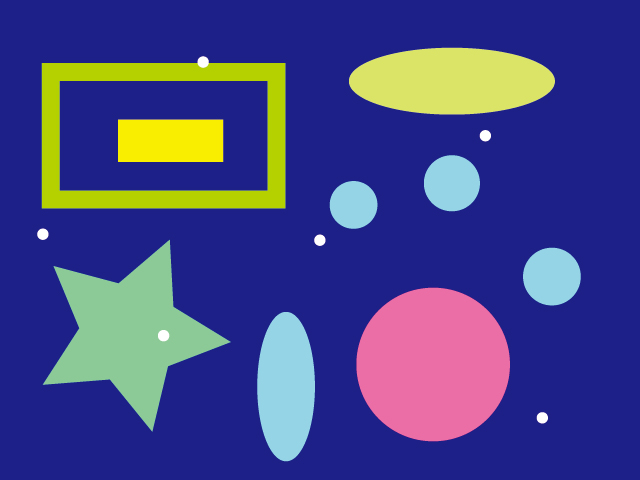
//> input picture 09_2023-06-14/prg/09_01_star_k22047/sample.jpg, 640 x 480 px
$ ./09_01_star_k22047   (built with g++ and OpenCV 4)
//> lines starting //> are read from the running program, lines starting //| are printed output that depends on the picture; after the words box and inside, x2 and y2 are one past the last pixel; in counts of white or black regions, pixels touching at a corner belong together
#include <iostream>
#include <opencv2/opencv.hpp>

//ファイル
#define FILE_NAME "../sample.jpg"
//ウィンドウ名
#define WINDOW_NAME_INPUT "input"
#define WINDOW_NAME_BINARY "binary"
#define WINDOW_NAME_OUTPUT "output"

//二値化しきい値
#define BIN_TH (100)

int main(int argc, const char * argv[]) {
    //1. 画像の宣言 (入力画像，グレースケール画像，二値画像，一時的な画像，出力画像)
    cv::Mat src_img, gray_img, bin_img, tmp_img, dst_img;

    //2. 輪郭の座標リストの宣言 (New!)
    std::vector< std::vector< cv::Point > > contours;

    //3. 画像の入力 (カラーで入力)
    src_img = cv::imread(FILE_NAME);
//> src_img is the input picture: 480 rows x 640 cols, CV_8UC3; mean B, G, R 135.1, 70.7, 68.8
    if (src_img.empty()) { //入力失敗の場合
        fprintf(stderr, "File is not opened.\n");
        return (-1);
    }

    //4. 入力画像を出力画像にコピー (New!)
    dst_img = src_img.clone();

    //5. グレースケール化
    cv::cvtColor(src_img, gray_img, cv::COLOR_BGR2GRAY);
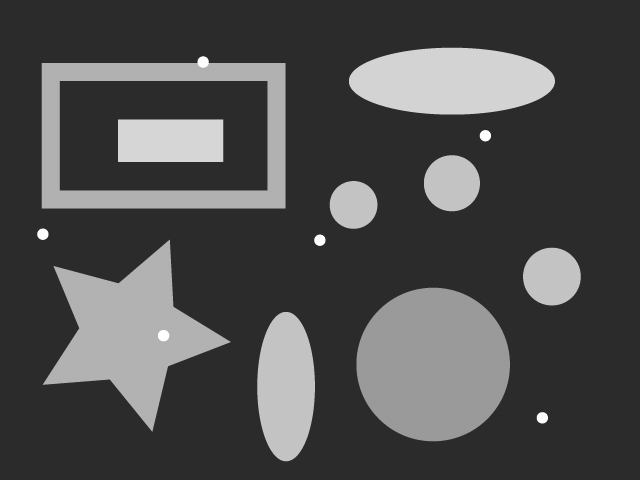
//> gray_img: 480 rows x 640 cols, CV_8UC1; min 41, max 255, mean 77.5

    //6. 二値化 (固定しきい値で実装．しきい値: 100)
    cv::threshold(gray_img, bin_img, BIN_TH, 255, cv::THRESH_BINARY);
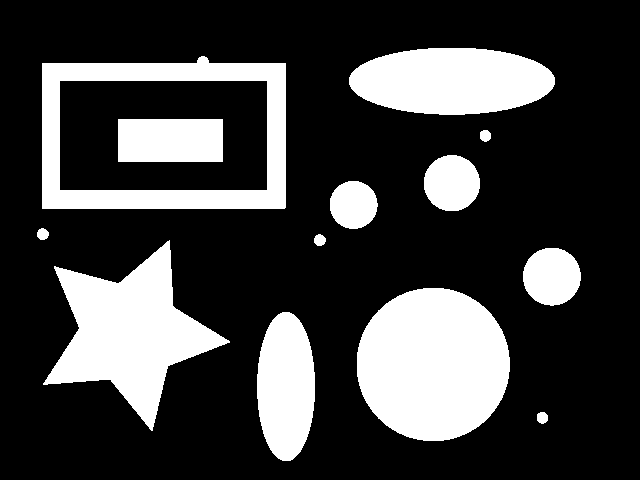
//> bin_img: 480 rows x 640 cols, CV_8UC1; 24.9% white; 13 white regions

    //二値画像コピー (New!)
    tmp_img = bin_img.clone();

    //7. 輪郭追跡 (New!)
    cv::findContours(tmp_img, contours, cv::RETR_EXTERNAL, cv::CHAIN_APPROX_NONE);
//> contours = 12 contours; largest, box (x1, y1, x2, y2) and area: (42, 56, 286, 209) 35300, (357, 288, 510, 441) 18299, (43, 240, 230, 431) 14900, (349, 48, 555, 115) 10691, (257, 312, 315, 461) 6662

    //8.1 輪郭数の表示
    // printf("輪郭数=%d\n", (int)contours.size());

    //8.2 表示する輪郭番号の入力
    // 円形度の最も小さい輪郭を表示する
    int contour_num;
    double min_circularity = 1.0;
    for (int i = 0; i < contours.size(); i++) {
        double L, S, circularity;
        L = cv::arcLength(contours[i], true);
        S = cv::contourArea(contours[i]);
        circularity = (4 * CV_PI * S) / (L * L);
        if (circularity < min_circularity) {
            min_circularity = circularity;
            contour_num = i;
        }
    }
//> this loop made 12 passes
//> (L, S, circularity, min_circularity) on passes 1, 2, 5: (35.56, 91.5, 0.909, 0.909), (356.1, 6662, 0.66, 0.66), (702.5, 14900.5, 0.379, 0.379)
//> (L, S, circularity) on passes 3, 4, 6, 7, 8, 9: (506.1, 18299, 0.898), (189.3, 2560, 0.897), (36.38, 94.5, 0.897), (36.38, 94.5, 0.897), (156.4, 1744, 0.896), (183.1, 2408.5, 0.903)
//> after the loop, min_circularity = 0.379; contour_num = 4

    //8.4 外接長方形の取得
    cv::Rect rect = cv::boundingRect(contours[contour_num]);
//> rect = Rect(43, 240, 187, 191)

    //輪郭だけを白線で描画
    cv::drawContours(dst_img, contours, contour_num, cv::Scalar(255, 255, 255), 2);
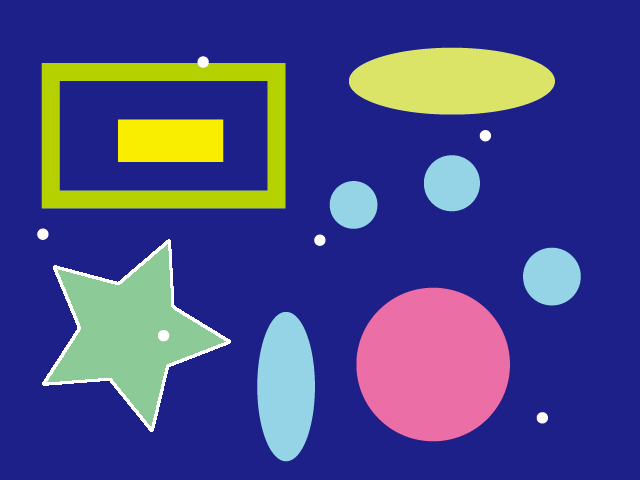
//> dst_img: 480 rows x 640 cols, CV_8UC3; 0.74% of pixels changed, all inside (x1, y1, x2, y2) = (42, 239, 231, 432)

    //9. 表示
    cv::imshow(WINDOW_NAME_INPUT, src_img);
    cv::imshow(WINDOW_NAME_BINARY, bin_img);
    cv::imshow(WINDOW_NAME_OUTPUT, dst_img);
    cv::waitKey();

    return 0;
}

$ run again, with 09_2023-06-14/prg/09_01_star_k22047/09_01_star_k22047.png saved as 09_2023-06-14/prg/09_01_star_k22047/sample.jpg
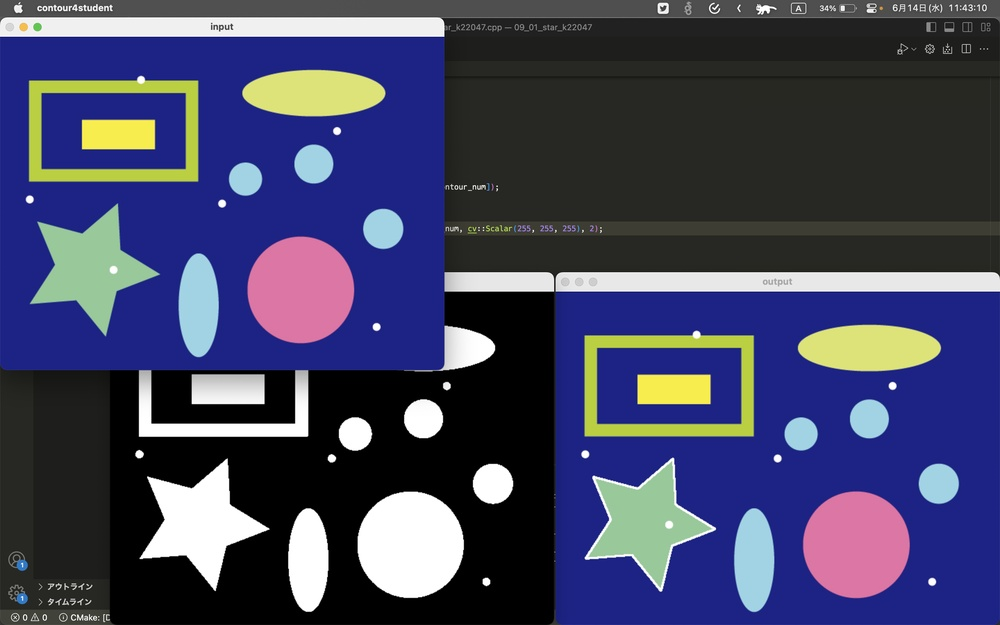
//> input picture 09_2023-06-14/prg/09_01_star_k22047/09_01_star_k22047.png, 1000 x 625 px, shrunk from 2880 x 1800 before the run
//> src_img is the input picture: 625 rows x 1000 cols, CV_8UC3; mean B, G, R 96.4, 67.7, 65.7
//> `cv::cvtColor(src_img, gray_img, cv::COLOR_BGR2GRAY);`:
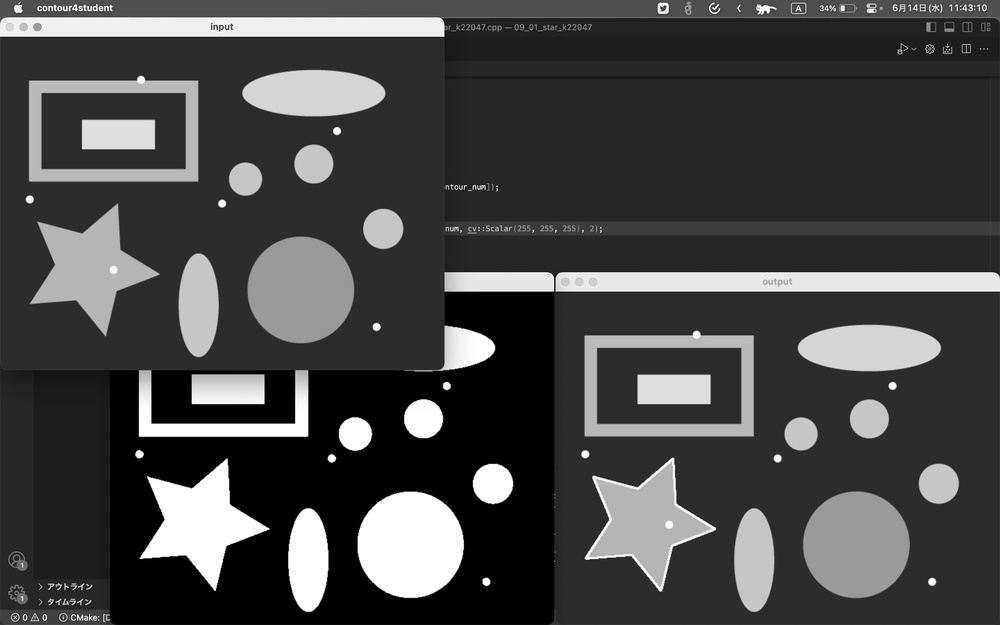
//> gray_img: 625 rows x 1000 cols, CV_8UC1; min 0, max 255, mean 70.3
//> `cv::threshold(gray_img, bin_img, BIN_TH, 255, cv::THRESH_BINARY);`:
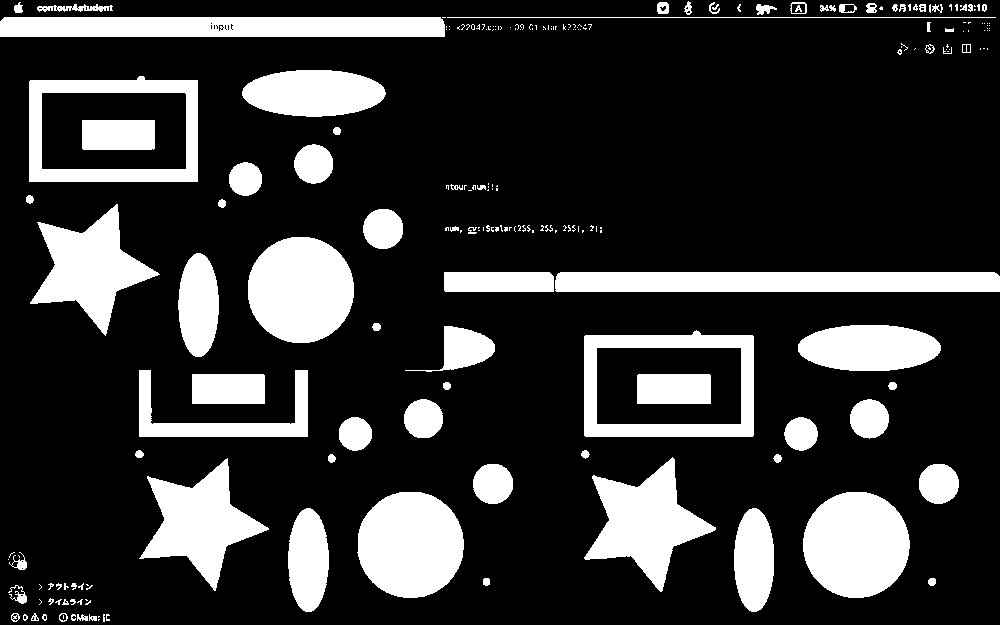
//> bin_img: 625 rows x 1000 cols, CV_8UC1; 20.7% white; 230 white regions (142 under 20 px)
//> contours = 226 contours, 159 with area under 20; largest, box (x1, y1, x2, y2) and area: (584, 330, 754, 437) 17096, (29, 76, 198, 182) 16994, (357, 492, 464, 598) 8802, (803, 492, 910, 598) 8785, (248, 237, 354, 343) 8782
//> the loop `for (int i = 0; i < contours.size(); i++)` made 226 passes
//> (L, S, circularity, min_circularity) on passes 1, 3, 19: (3.41, 0.5, 0.539, 0.539), (22.24, 6.5, 0.165, 0.165), (13.31, 0, 0, 0)
//> after the loop `for (int i = 0; i < contours.size(); i++)`: min_circularity = 0; contour_num = 18
//> rect = Rect(39, 599, 3, 6)
//> dst_img: 625 rows x 1000 cols, CV_8UC3; 30 pixels changed, all inside (x1, y1, x2, y2) = (38, 598, 43, 606)
